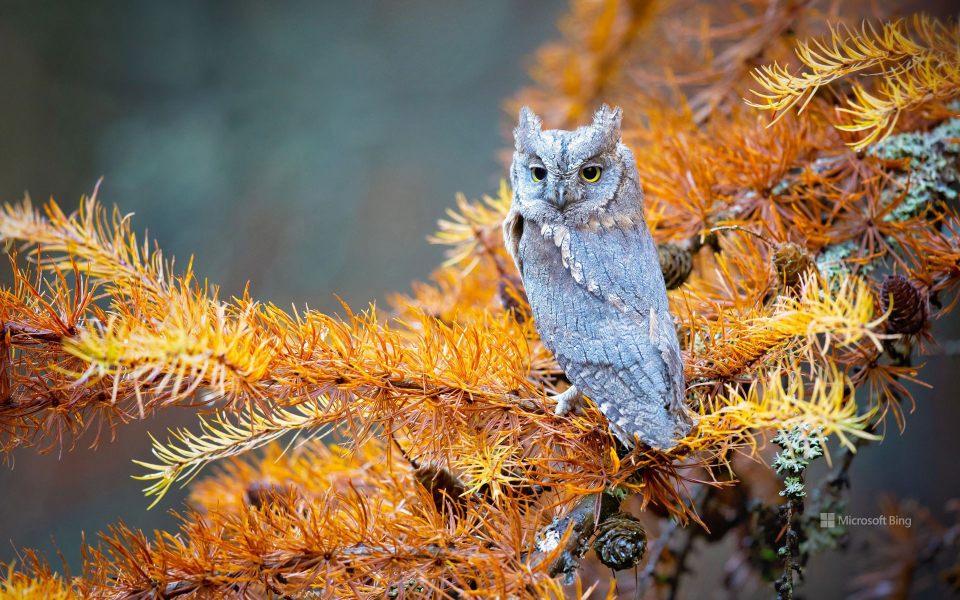
#> input picture 鲁棒匹配/owl.jpg, 1920 x 1200 px (shown at 1/2 size)
$ python main.py
#> lines starting #> are read from the running program, lines starting #| are printed output that depends on the picture
### 鲁棒匹配/RANSAC.py
import cv2
import numpy as np
import random
#compute Homography with four-point method
def getHomographyDLT(kp1,kp2):
    kp1.reshape(-1,2)
    kp2.reshape(-1,2)
    assert len(kp1) == len(kp2) == 4
    A = np.array([
        [kp1[0][0], kp1[0][1], 1, 0, 0, 0, -kp1[0][0] * kp2[0][0], -kp1[0][1] * kp2[0][0]],
        [0, 0, 0, kp1[0][0], kp1[0][1], 1, -kp1[0][0] * kp2[0][1], -kp1[0][1] * kp2[0][1]],
        [kp1[1][0], kp1[1][1], 1, 0, 0, 0, -kp1[1][0] * kp1[1][0], -kp1[1][1] * kp1[1][0]],
        [0, 0, 0, kp1[1][0], kp1[1][1], 1, -kp1[1][0] * kp1[1][1], -kp1[1][1] * kp1[1][1]],
        [kp1[2][0], kp1[2][1], 1, 0, 0, 0, -kp1[2][0] * kp1[2][0], -kp1[2][1] * kp1[2][0]],
        [0, 0, 0, kp1[2][0], kp1[2][1], 1, -kp1[2][0] * kp1[2][1], -kp1[2][1] * kp1[2][1]],
        [kp1[3][0], kp1[3][1], 1, 0, 0, 0, -kp1[3][0] * kp1[3][0], -kp1[3][1] * kp1[3][0]],
        [0, 0, 0, kp1[3][0], kp1[3][1], 1, -kp1[3][0] * kp1[3][1], -kp1[3][1] * kp1[3][1]]
    ])
    b = kp2.reshape(-1,1)
    h = np.linalg.solve(A,b)
    h = np.append(h,1.0)
    return h.reshape(-1,3)

#computer homography with RANSAC(random sample consensus)
def findHomography_RANSAC(kp1:np.ndarray, kp2:np.ndarray, ransac_rpr_thr:np.float32 , maxIter=30):
    assert len(kp1) == len(kp2)
    total_points_num = len(kp1)
    iter = 0
    max_inliers_num = 0
    result_H = None
    while iter < maxIter and max_inliers_num<0.8*total_points_num:
        #select four pairs of points
        indices =  np.random.choice(a=total_points_num,size=4,replace=False)
        src_points = np.array([kp1[i] for i in indices])
        dst_points = np.array([kp2[i] for i in indices])

        #compute homography by these points
        H = getHomographyDLT(src_points,dst_points)
        inliers_num = 0
        for i in range(total_points_num):
            src_vec = np.array([kp1[i][0],kp1[i][1],1.0])
            dst_vec = np.matmul(H,src_vec)
            if ((kp2[i][0]-dst_vec[0])**2 + (kp2[i][1]-dst_vec[1])**2)**0.5 < ransac_rpr_thr:
                inliers_num += 1
        if inliers_num > max_inliers_num:
            max_inliers_num, result_H = inliers_num, H

    return result_H

### 鲁棒匹配/main.py
import numpy as np
import cv2
import RANSAC

def main():
	#选取一张图像，把他旋转顺时针90度
    ori_img = cv2.imread('./owl.jpg')
#> ori_img is the input picture: shape (1200, 1920, 3); mean B, G, R 80.3, 108.9, 134.8
    I1 = cv2.resize(ori_img, (ori_img.shape[1]//4,ori_img.shape[0]//4))
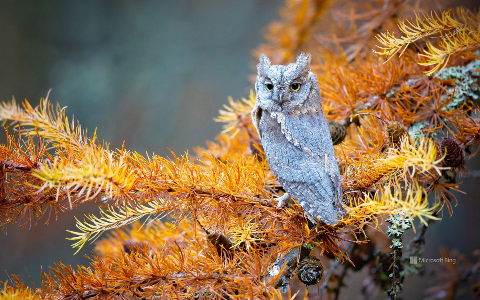
#> I1: shape (300, 480, 3); mean B, G, R 80.4, 109, 134.9
    I2 = cv2.rotate(I1, cv2.ROTATE_90_CLOCKWISE)
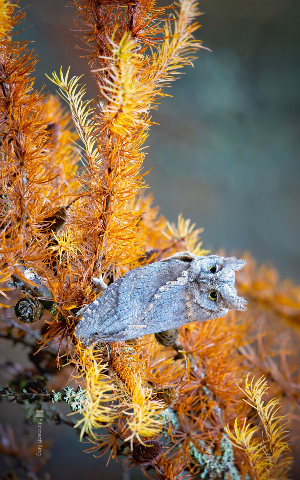
#> I2: shape (480, 300, 3); mean B, G, R 80.4, 109, 134.9
	#SIFT特征提取和匹配
    sift = cv2.SIFT_create()
    kp1, desc1 = sift.detectAndCompute(I1, None)
#> kp1 = 1634 keypoints; strongest (x, y, size): (270, 86, 4.1), (252, 236, 2), (367, 219, 2), (259, 112, 5)
    kp2, desc2 = sift.detectAndCompute(I2, None)
#> kp2 = 1638 keypoints; strongest (x, y, size): (213, 270, 4.1), (63, 252, 2), (80, 367, 2), (188, 259, 5)

    kp_image1 = cv2.drawKeypoints(I1, kp1, None)
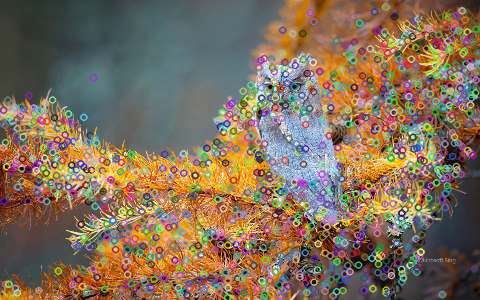
#> kp_image1: shape (300, 480, 3); mean B, G, R 89.9, 110.6, 129.3
    kp_image2 = cv2.drawKeypoints(I2, kp2, None)
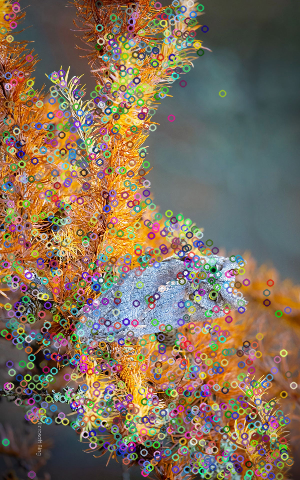
#> kp_image2: shape (480, 300, 3); mean B, G, R 90.2, 110.7, 129.2

    mather = cv2.BFMatcher()
    raw_matches = mather.knnMatch(desc1,desc2,2)
#> raw_matches = 1634 matches
    good_matches = []

    for m,n in raw_matches:
        if m.distance < 0.7*n.distance:
            good_matches.append([m])
#> after the loop, good_matches = 1556 matches
    matches = cv2.drawMatchesKnn(I1,kp1,I2,kp2,good_matches, None, flags=2)
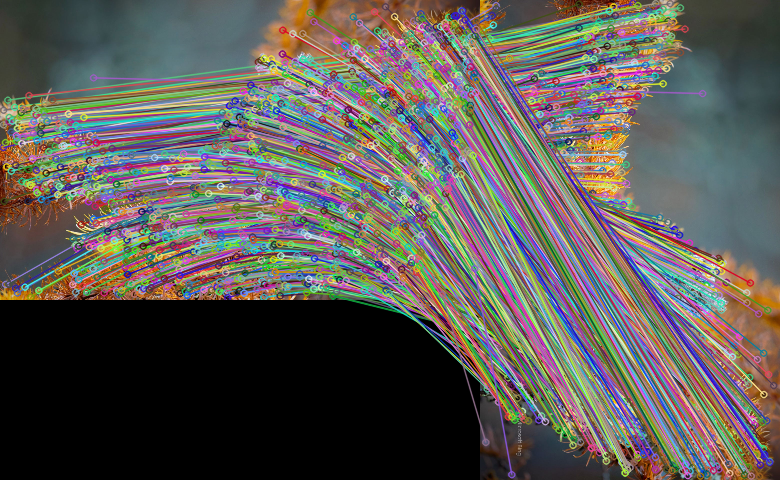
#> matches: shape (480, 780, 3); mean B, G, R 85.7, 90.2, 93.7
	#使用RANSAC模块进行参数估计，获取单应矩阵H
    dst_pts = np.float32([kp1[m[0].queryIdx].pt for m in good_matches])
#> dst_pts = 1556 pairs, first value 2.88 to 477.2, second value 6.32 to 297.1
    src_pts = np.float32([kp2[m[0].trainIdx].pt for m in good_matches])
#> src_pts = 1556 pairs, first value 2.39 to 293.2, second value 2.88 to 477.2
    H = RANSAC.findHomography_RANSAC(src_pts,dst_pts,5.0)
#> in findHomography_RANSAC, `total_points_num = len(kp1)`: total_points_num = 1556
#> the loop in findHomography_RANSAC, `while iter < maxIter and max_inliers_num<0.8*total_points_num:` made 1 pass
#> (indices, b in getHomographyDLT, max_inliers_num) on pass 1: ([319, 1039, 642, 579], [141.4, 211.3, 368.8, 216.2, 262.7, 247.1, 246.9, 192.1], 1556)
#> H = [[-0.000805, 1, -0.00797], [-0.999, -0.000412, 299.4], [-4.81e-06, -3.72e-07, 1]]
    print('the estimated homography is :',H)
#| the estimated homography is : [[-8.05382865e-04  1.00008203e+00 -7.97468535e-03]
#|  [-9.99165593e-01 -4.11799534e-04  2.99383911e+02]
#|  [-4.81082096e-06 -3.71936186e-07  1.00000000e+00]]
    	#根据H，修正图像，然后和原图进行对比
    I2 = cv2.warpPerspective(I2,H,(I2.shape[0],I2.shape[1]))
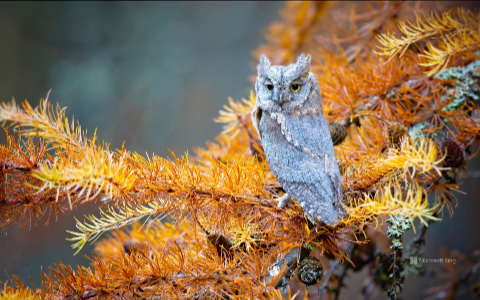
#> I2: shape (300, 480, 3); mean B, G, R 80.3, 108.9, 134.7
    cv2.imshow("matches",matches)
    cv2.imshow("original image",I1)
    cv2.imshow("the image corrected according to H after rotation",I2)
    cv2.waitKey(0)

if __name__ == '__main__':
    main()
